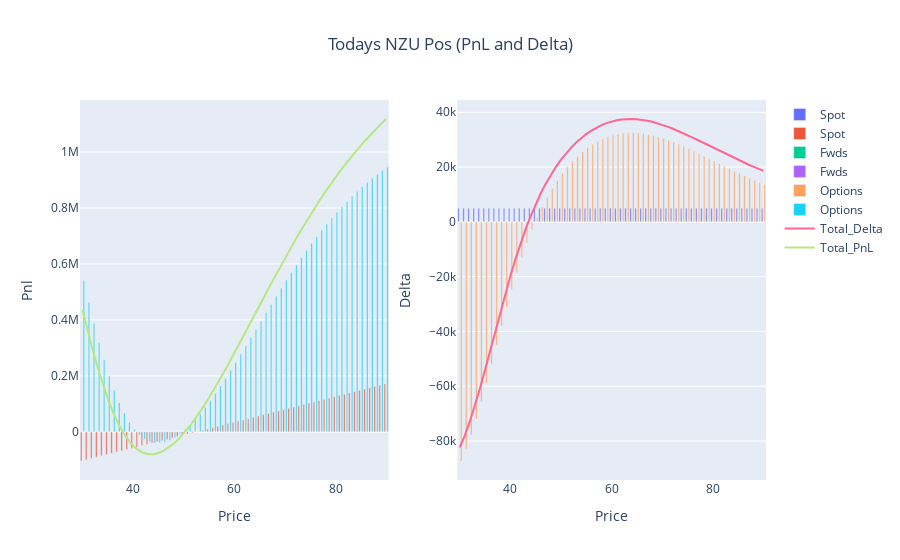

The code cell stored with this chart in its notebook:
### Markdown cell above
# Today's Position

### Code cell
## USE THIS STYLE OF GRAPHING FOR TODAY DATE ENTRY ##
position_functions = Position_Reporting(positions, 'NZU', current_date)
pnl, delta, theta, vega, value = position_functions.combine_frame()

fig_d = go.Figure()

fig_d.add_trace(go.Bar(x=delta.Price, y=delta.Spot, name='Spot', base=0))
fig_d.add_trace(go.Bar(x=delta.Price, y=delta.Fwds, name='Fwds', base=0))
fig_d.add_trace(go.Bar(x=delta.Price, y=delta.Options, name='Options', base=0))
fig_d.add_trace(go.Scatter(x=delta.Price, y=delta.Total_Delta, mode='lines', name='Total_Delta'))

#fig_d.update_layout(title='ACCU Delta Today', xaxis_title='Price', yaxis_title='Delta', barmode='stack')
#fig_d.show()

#~~~~~~~~~~~~~~~~~~~~~~~~~~~~~~~~~
fig_p = go.Figure()

fig_p.add_trace(go.Bar(x=pnl.Price, y=pnl.Spot, name='Spot', base=0))
fig_p.add_trace(go.Bar(x=pnl.Price, y=pnl.Fwds, name='Fwds', base=0))
fig_p.add_trace(go.Bar(x=pnl.Price, y=pnl.Options, name='Options', base=0))
fig_p.add_trace(go.Scatter(x=pnl.Price, y=pnl.Total_Pnl, mode='lines', name='Total_PnL'))

#fig_p.update_layout(title='ACCU PnL Today', xaxis_title='Price', yaxis_title='pnl', barmode='stack')
#fig_p.show()


#~~~~~~~~~~~~~~~~~~~~~~~~~~~~~~~
fig = make_subplots(rows=1, cols=2)
for i in range(0,len(fig_d.data)):
    fig.add_trace(fig_d.data[i], row=1, col=2)
    fig.add_trace(fig_p.data[i], row=1, col=1)
    
#fig.update_layout(title={'text': 'Todays NZU Pos (PnL and Delta)','x': 0.5,'xanchor': 'center'}, barmode='stack')
fig.update_layout(title={'text': 'Todays NZU Pos (PnL and Delta)','x': 0.5,'xanchor': 'center'})

fig.update_xaxes(title_text="Price", row=1, col=1)
fig.update_yaxes(title_text="Pnl", row=1, col=1)
fig.update_xaxes(title_text="Price", row=1, col=2)
fig.update_yaxes(title_text="Delta", row=1, col=2)    
fig.show()
